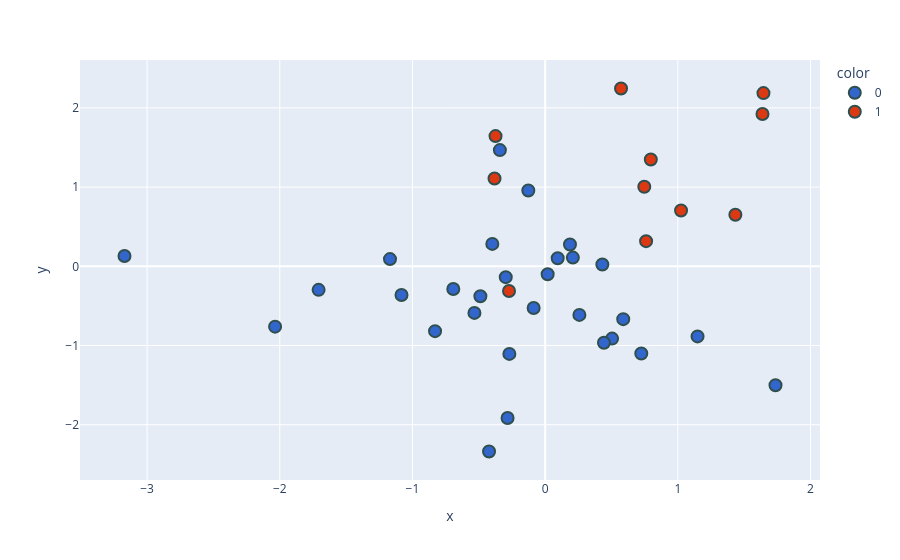

Notebook code for this chart:
### Code cell
new_df['target']=new_df['target'].astype('str')
fig=px.scatter(x=new_df['pc1'],y=new_df['pc2'],color=new_df['target'],
              color_discrete_sequence=px.colors.qualitative.G10)
fig.update_traces(marker=dict(size=12,line=dict(width=2,color='DarkSlateGrey')),
                 selector=dict(mode='markers'))
fig.show()

### Figure 1 — Plotly figure (JSON) as saved in the notebook; plotly's stock layout.template omitted (floating-point values rounded to 4 significant figures)
{"data": [{"hovertemplate": "color=0<br>x=%{x}<br>y=%{y}<extra></extra>", "legendgroup": "0", "marker": {"color": "#3366CC", "line": {"color": "DarkSlateGrey", "width": 2}, "size": 12, "symbol": "circle"}, "mode": "markers", "name": "0", "orientation": "v", "showlegend": true, "type": "scatter", "x": [1.149, 0.1871, -1.083, 0.2088, -0.4228, -0.2832, -0.8298, -3.17, -2.035, -0.1269, 0.09441, 0.5045, -0.2696, 0.5884, -0.3981, -0.4881, 0.4432, 0.431, 0.7245, -0.3411, -1.707, -0.5329, -0.6921, 1.736, -0.08673, 0.2581, 0.01883, -0.2969, -1.169], "xaxis": "x", "y": [-0.8846, 0.2744, -0.3615, 0.1102, -2.338, -1.914, -0.8185, 0.1294, -0.7618, 0.9571, 0.1027, -0.9125, -1.105, -0.6667, 0.2831, -0.3781, -0.9658, 0.02362, -1.1, 1.467, -0.2973, -0.588, -0.287, -1.501, -0.5258, -0.6132, -0.1009, -0.137, 0.09135], "yaxis": "y"}, {"hovertemplate": "color=1<br>x=%{x}<br>y=%{y}<extra></extra>", "legendgroup": "1", "marker": {"color": "#DC3912", "line": {"color": "DarkSlateGrey", "width": 2}, "size": 12, "symbol": "circle"}, "mode": "markers", "name": "1", "orientation": "v", "showlegend": true, "type": "scatter", "x": [1.024, 0.7608, 1.434, -0.3739, -0.2723, 1.638, 1.645, -0.3816, 0.572, 0.7472, 0.7964], "xaxis": "x", "y": [0.7037, 0.3173, 0.6514, 1.644, -0.312, 1.922, 2.187, 1.108, 2.245, 1.003, 1.349], "yaxis": "y"}], "layout": {"legend": {"title": {"text": "color"}, "tracegroupgap": 0}, "margin": {"t": 60}, "xaxis": {"anchor": "y", "domain": [0, 1], "title": {"text": "x"}}, "yaxis": {"anchor": "x", "domain": [0, 1], "title": {"text": "y"}}}}
